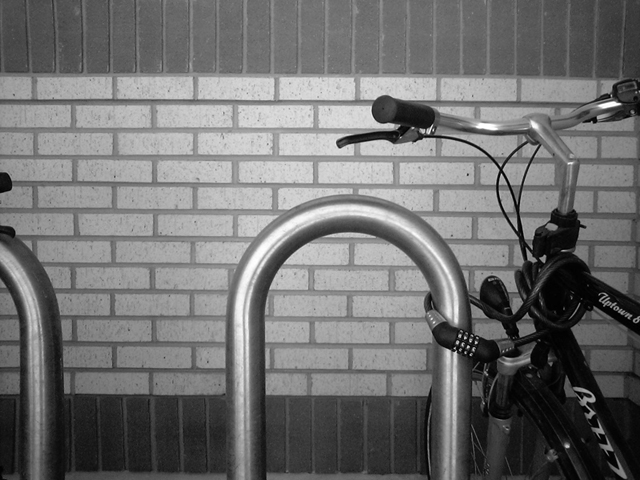
#> input picture Bikesgray.jpg, 640 x 480 px
$ python 13laplacianFilter.py   (older library calls are emulated)
#> lines starting #> are read from the running program, lines starting #| are printed output that depends on the picture
#lab13 laplacian filter


import cv2
import numpy as np

from matplotlib import pyplot as plt
image = cv2.imread("Bikesgray.jpg", cv2.COLOR_BGR2GRAY)
#> image is the input picture: shape (480, 640); min 0, max 255, mean 112.2
cv2.imshow("Input", image)

#Usinf 2nd order Laplacian filter
imageWob = cv2.Laplacian(image,cv2.CV_64F, ksize=1)
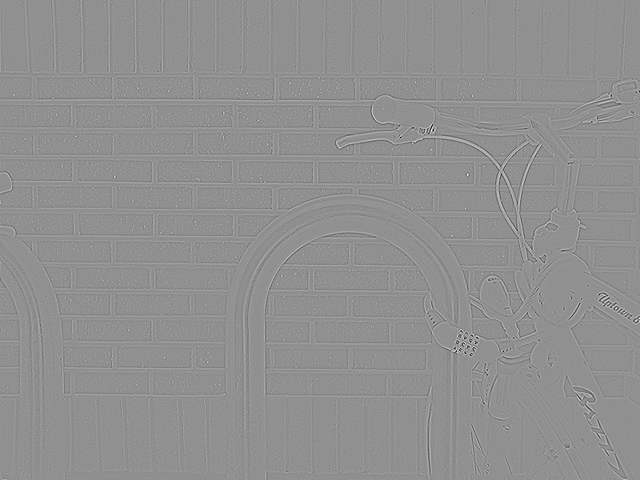
#> imageWob: shape (480, 640) float64; min -445, max 340, mean 0; drawn with min black and max white
cv2.imshow("Output: 2nd 0rd Derivative w/o Blur", imageWob)
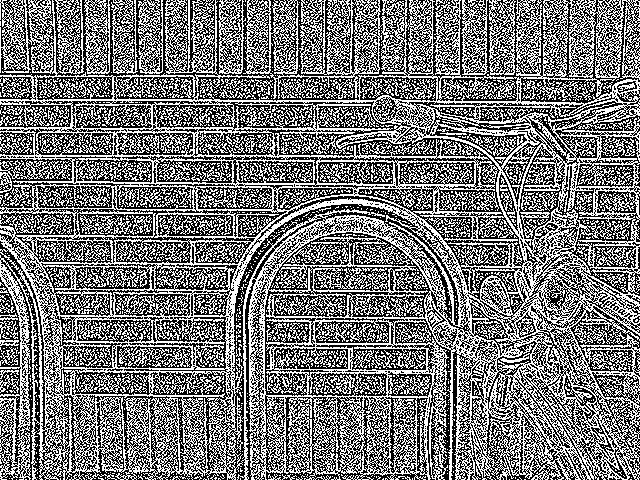
#> window 'Output: 2nd 0rd Derivative w/o': shape (480, 640); 47% white in thin lines or dots

#Using Gausian Filter to remove Noise

image = cv2.GaussianBlur(image, (3,3), 5.0)

image = cv2.Laplacian(image,cv2.CV_64F, ksize=1)
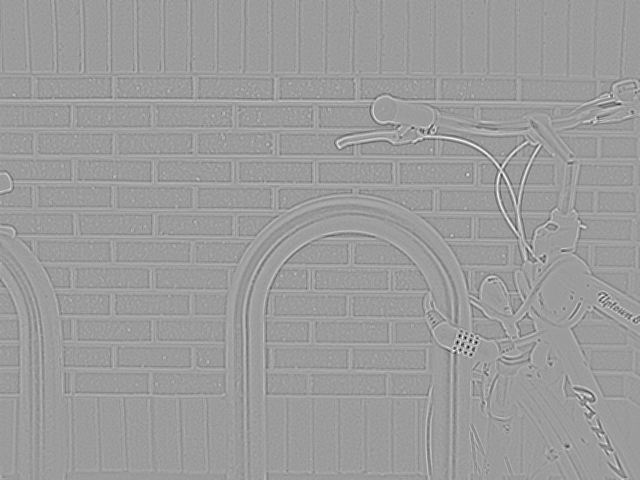
#> image: shape (480, 640) float64; min -137, max 87, mean 0; drawn with min black and max white
cv2.imshow("Output: 2nd Ord Derivative", image)
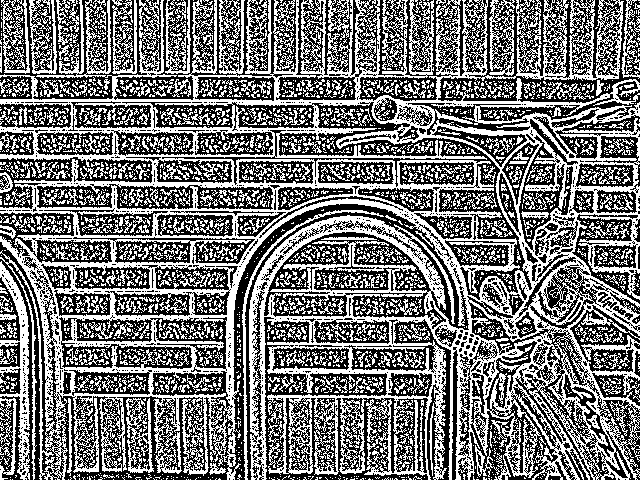
#> window 'Output: 2nd Ord Derivative': shape (480, 640); 46.1% white in thin lines or dots
cv2.waitKey(0)
